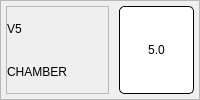
                       <widget class="QFrame" name="frame_93">
                        <property name="frameShape">
                         <enum>QFrame::StyledPanel</enum>
                        </property>
                        <property name="frameShadow">
                         <enum>QFrame::Raised</enum>
                        </property>
                        <layout class="QHBoxLayout" name="horizontalLayout_44" stretch="4,1">
                         <property name="spacing">
                          <number>10</number>
                         </property>
                         <property name="leftMargin">
                          <number>5</number>
                         </property>
                         <property name="topMargin">
                          <number>5</number>
                         </property>
                         <property name="rightMargin">
                          <number>5</number>
                         </property>
                         <property name="bottomMargin">
                          <number>5</number>
                         </property>
                         <item>
                          <widget class="QFrame" name="frame_94">
                           <property name="frameShape">
                            <enum>QFrame::StyledPanel</enum>
                           </property>
                           <property name="frameShadow">
                            <enum>QFrame::Raised</enum>
                           </property>
                           <layout class="QVBoxLayout" name="verticalLayout_63">
                            <property name="spacing">
                             <number>0</number>
                            </property>
                            <property name="leftMargin">
                             <number>0</number>
                            </property>
                            <property name="topMargin">
                             <number>0</number>
                            </property>
                            <property name="rightMargin">
                             <number>0</number>
                            </property>
                            <property name="bottomMargin">
                             <number>0</number>
                            </property>
                            <item>
                             <widget class="QLabel" name="label_102">
                              <property name="styleSheet">
                               <string notr="true">font: bold 28px &quot;Roboto&quot;;</string>
                              </property>
                              <property name="text">
                               <string>V5</string>
                              </property>
                             </widget>
                            </item>
                            <item>
                             <widget class="QLabel" name="label_103">
                              <property name="styleSheet">
                               <string notr="true">font:  20px &quot;Roboto&quot;;</string>
                              </property>
                              <property name="text">
                               <string>CHAMBER</string>
                              </property>
                             </widget>
                            </item>
                           </layout>
                          </widget>
                         </item>
                         <item>
                          <widget class="QPushButton" name="v5_button">
                           <property name="sizePolicy">
                            <sizepolicy hsizetype="Minimum" vsizetype="Minimum">
                             <horstretch>0</horstretch>
                             <verstretch>0</verstretch>
                            </sizepolicy>
                           </property>
                           <property name="minimumSize">
                            <size>
                             <width>75</width>
                             <height>40</height>
                            </size>
                           </property>
                           <property name="maximumSize">
                            <size>
                             <width>16777215</width>
                             <height>16777215</height>
                            </size>
                           </property>
                           <property name="styleSheet">
                            <string notr="true">background: #FFFFFF;
border: 1px solid #000000;
border-radius: 5px;
font:  bold 16px &quot;Roboto&quot;;</string>
                           </property>
                           <property name="text">
                            <string>5.0</string>
                           </property>
                          </widget>
                         </item>
                        </layout>
                       </widget>
